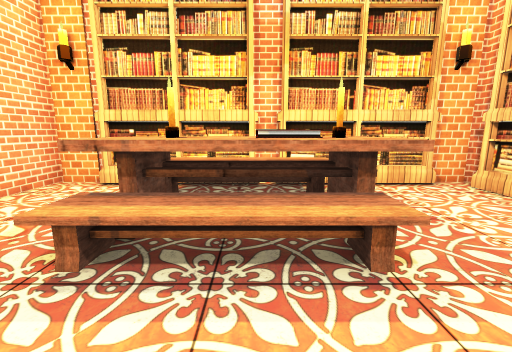
[1] (above)

12 first-person views from a walk through a Unity game level. The camera is 1.4 m above the floor, tilts 10° down and sees 90° across. The floor is counted in squares, 1 m on a side. Each view is taken from the middle of a square. On the plan, view 1 faces up. The plan holds only what a view shows up to about 13 squares ahead; the rest is blank. The place goes on beyond the plan. The player is left out. Some surface patterns are stand-ins.

[2]
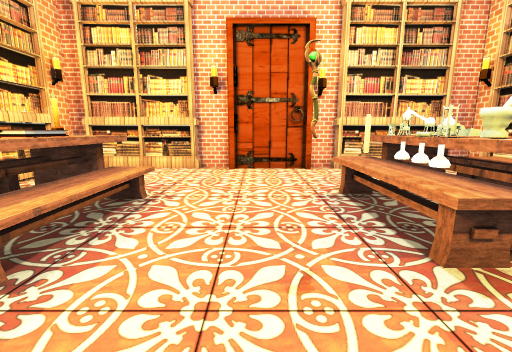

[3]
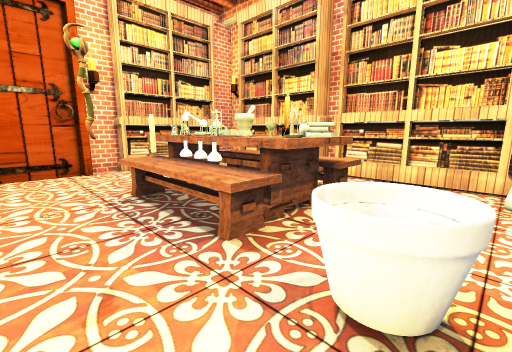

[4]
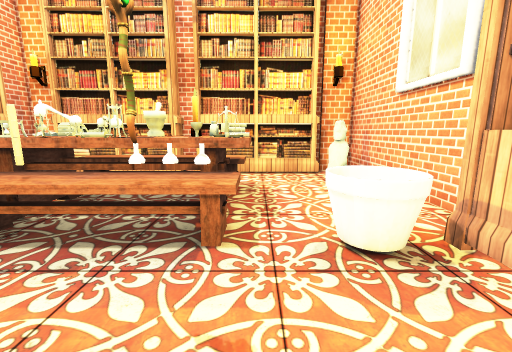

[5]
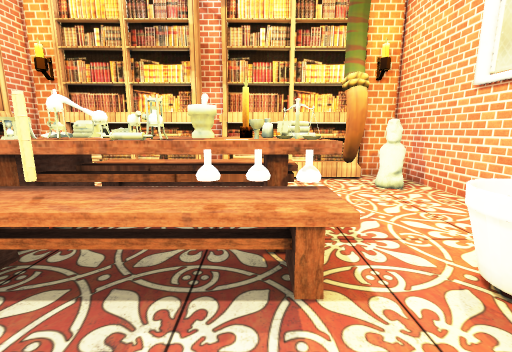

[6]
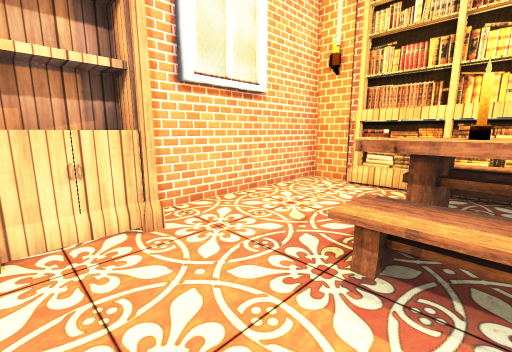

[7]
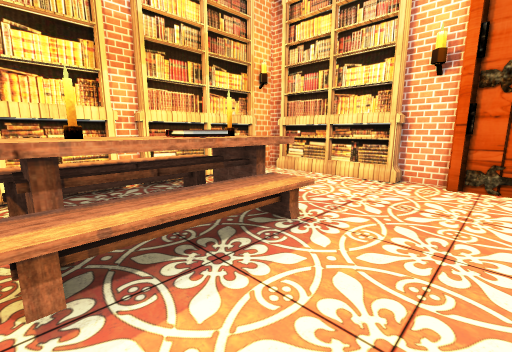

[8]
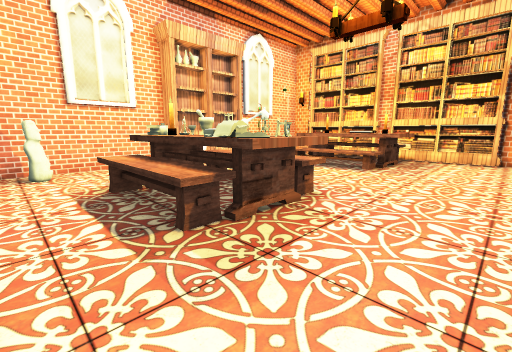

[9]
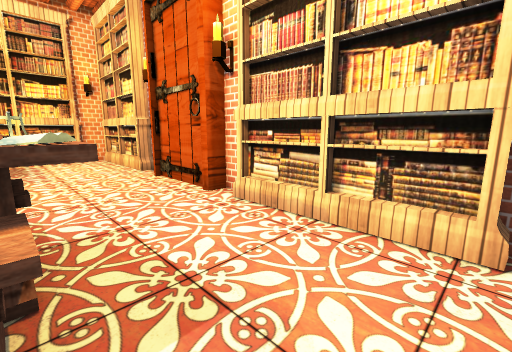

[10]
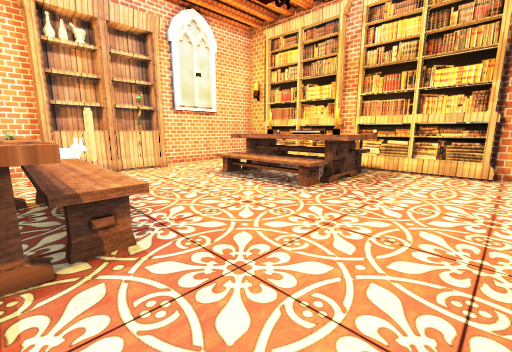

[11]
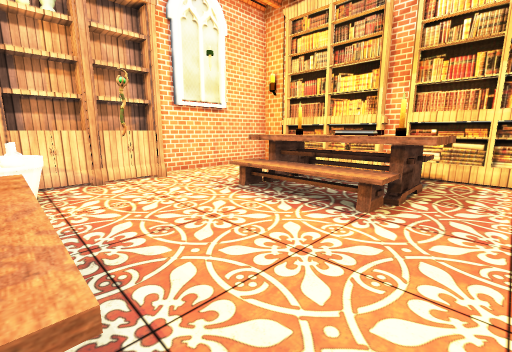

[12]
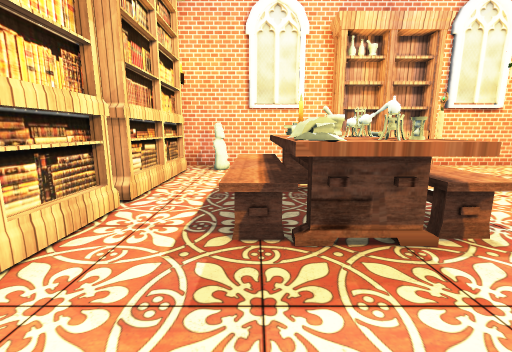

### Floor plan
Points are (right, up) in squares from view 1. A wall is a line through its corners. A room is listed if a view was taken in it or the views show most of it. See-through windows are left out.
Room 1 (views 1, 2, 3, 4, 5, 6, 7, 8, 9, 10, 11, 12)
walls: (-5.4, -2) (-5.4, -8.1) (-3.9, -8.1); (5.9, 1) (5.9, 2.2); (5.9, -3.1) (5.9, -2.1) (5.5, -2.1) (5.5, 0.9); (0.6, 6.9) (-0.1, 6.9); (-4.1, 6.9) (-5.4, 6.9) (-5.4, 1.9); (0, -8.1) (0.5, -8.1); (5.9, 6.5) (5.9, 6.9) (4.5, 6.9); (5, -8.1) (6, -8.1); (5.9, -8.4) (5.9, -6.9)
ways out: gap at (-4, -2)
objects: cupboard (-5, -2) to (-5, 1); other object (-4, -6); bookshelf (-3, -8) to (-1, -8); bookshelf (-3, 7) to (-1, 7); other object (-2, -5) to (2, -5); books (-2, -4); other object (-2, -3) to (-2, -2); other object (-2, 2) to (2, 3); other object (-2, 4); other object (-2, 5) to (2, 6); candle (-1, -4); cup (-1, -3); potion (-1, -2); other object (-1, -1); candle (-1, 4); other object (0, -4); flask (0, -3); other object (0, -3) to (2, -2); books (0, 4); bookshelf (1, -8) to (4, -8); other object (1, -4); flask (1, -3); candle (1, 4); bookshelf (1, 7) to (4, 7); books (2, -4); other object (2, 4); bookshelf (6, -6) to (6, -4); bookshelf (6, 3) to (6, 6)

Where each view was taken, in squares from view 1:
view 1: 0 up, 0 right, facing up
view 2: 0 up, 4 left, facing right
view 3: 0 up, 4 left, facing down-right
view 4: 1 up, 2 left, facing down
view 5: 0 up, 1 left, facing down
view 6: 0 up, 1 left, facing up-left
view 7: 0 up, 2 left, facing up-right
view 8: 7 down, 5 right, facing up-left
view 9: 7 down, 2 right, facing up-right
view 10: 3 down, 5 right, facing up-left
view 11: 2 down, 3 right, facing up-left
view 12: 5 down, 5 right, facing left
